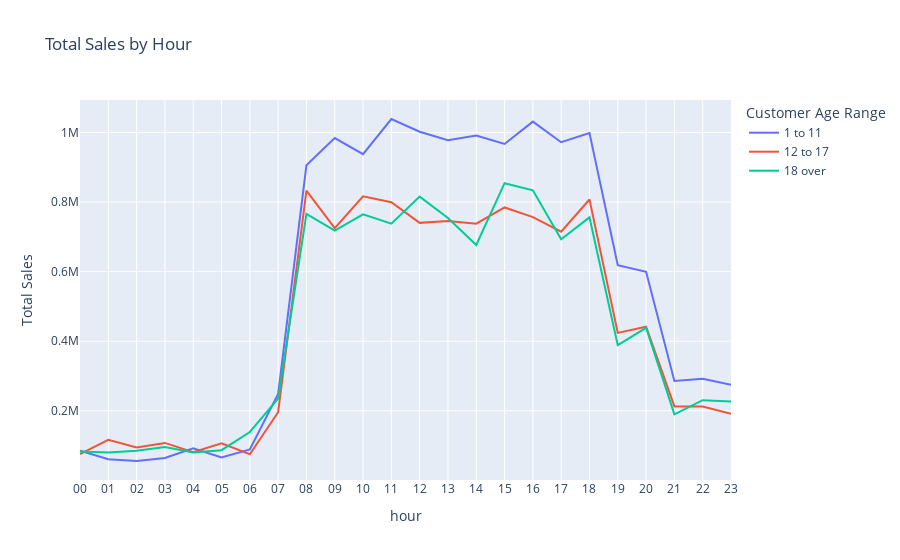

Here is the notebook cell this chart was saved with:
### Code cell
temp = df.groupby(['Customer Age Range', 'hour'])['Total Sales'].sum().reset_index()#.sort_values('hour')
print(temp)
px.line(temp, x='hour', y='Total Sales', color='Customer Age Range', title='Total Sales by Hour')

### Figure 1 — Plotly figure (JSON) as saved in the notebook; plotly's stock layout.template omitted (floating-point values rounded to 4 significant figures)
{"data": [{"hovertemplate": "Customer Age Range=1 to 11<br>hour=%{x}<br>Total Sales=%{y}<extra></extra>", "legendgroup": "1 to 11", "line": {"color": "#636efa", "dash": "solid"}, "marker": {"symbol": "circle"}, "mode": "lines", "name": "1 to 11", "orientation": "v", "showlegend": true, "type": "scatter", "x": ["00", "01", "02", "03", "04", "05", "06", "07", "08", "09", "10", "11", "12", "13", "14", "15", "16", "17", "18", "19", "20", "21", "22", "23"], "xaxis": "x", "y": [85190.0, 60960.0, 55790.0, 64650.0, 91950.0, 65860.0, 89310.0, 248800.0, 905700.0, 984000.0, 937600.0, 1039000.0, 1002000.0, 977900.0, 991500.0, 966900.0, 1031000.0, 972000.0, 998400.0, 618500.0, 599600.0, 286100.0, 292000.0, 274700.0], "yaxis": "y"}, {"hovertemplate": "Customer Age Range=12 to 17<br>hour=%{x}<br>Total Sales=%{y}<extra></extra>", "legendgroup": "12 to 17", "line": {"color": "#EF553B", "dash": "solid"}, "marker": {"symbol": "circle"}, "mode": "lines", "name": "12 to 17", "orientation": "v", "showlegend": true, "type": "scatter", "x": ["00", "01", "02", "03", "04", "05", "06", "07", "08", "09", "10", "11", "12", "13", "14", "15", "16", "17", "18", "19", "20", "21", "22", "23"], "xaxis": "x", "y": [75690.0, 116700.0, 94420.0, 107800.0, 81160.0, 106300.0, 75050.0, 196000.0, 833000.0, 724900.0, 816700.0, 799600.0, 740200.0, 745300.0, 738000.0, 784500.0, 756600.0, 714700.0, 807400.0, 423900.0, 441900.0, 212600.0, 212200.0, 191700.0], "yaxis": "y"}, {"hovertemplate": "Customer Age Range=18 over<br>hour=%{x}<br>Total Sales=%{y}<extra></extra>", "legendgroup": "18 over", "line": {"color": "#00cc96", "dash": "solid"}, "marker": {"symbol": "circle"}, "mode": "lines", "name": "18 over", "orientation": "v", "showlegend": true, "type": "scatter", "x": ["00", "01", "02", "03", "04", "05", "06", "07", "08", "09", "10", "11", "12", "13", "14", "15", "16", "17", "18", "19", "20", "21", "22", "23"], "xaxis": "x", "y": [83020.0, 80060.0, 85410.0, 95870.0, 80020.0, 86940.0, 139200.0, 235100.0, 765900.0, 717800.0, 764600.0, 738000.0, 815600.0, 754300.0, 676700.0, 854300.0, 833900.0, 693000.0, 756000.0, 388800.0, 438700.0, 189900.0, 230600.0, 226500.0], "yaxis": "y"}], "layout": {"legend": {"title": {"text": "Customer Age Range"}, "tracegroupgap": 0}, "title": {"text": "Total Sales by Hour"}, "xaxis": {"anchor": "y", "domain": [0, 1], "title": {"text": "hour"}}, "yaxis": {"anchor": "x", "domain": [0, 1], "title": {"text": "Total Sales"}}}}
